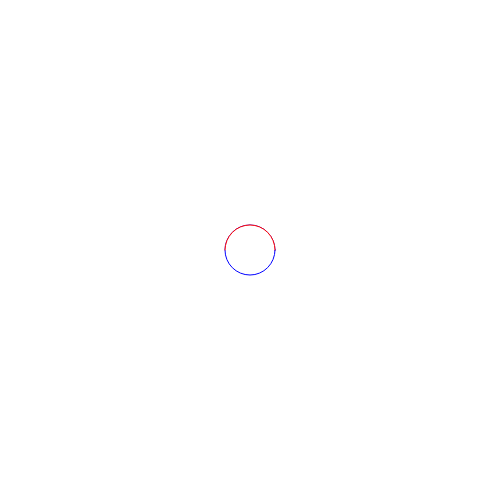
Frame 1 (no input)
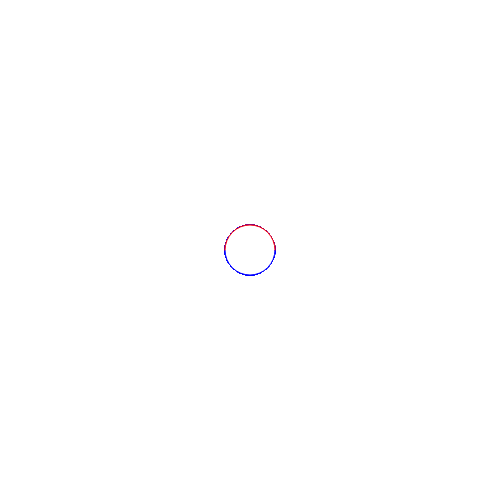
Frame 60 (no input)
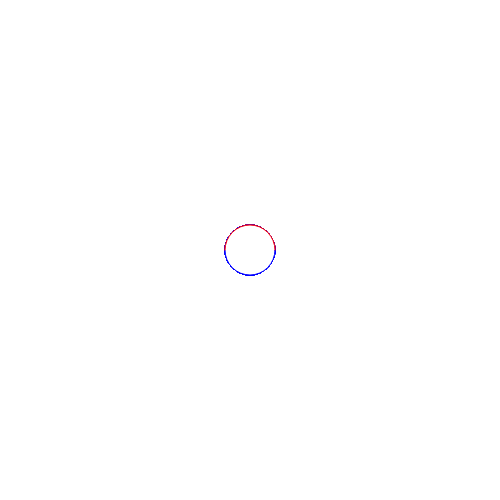
Frame 120 (the mouse pressed at the canvas centre since frame 60)

The p5.js sketch that drew these frames (run headless with seeded random() and noise() and a simulated clock; from frame 60 on, the mouse is pressed at the canvas centre):

// p5.js sketch
// ── sketch.js
/**
 * The differences between an ellipse and an arc 
 * notice that the arc has 2 more parameters: start and stop.
 */
function setup() {
  createCanvas(500,500);
}

function draw() {
  stroke(0,0,255);
  ellipse(width/2, height/2, 50, 50);
  stroke(255,0,0);
  arc(width/2, height/2, 50,50, radians(180), TWO_PI);
  
}
